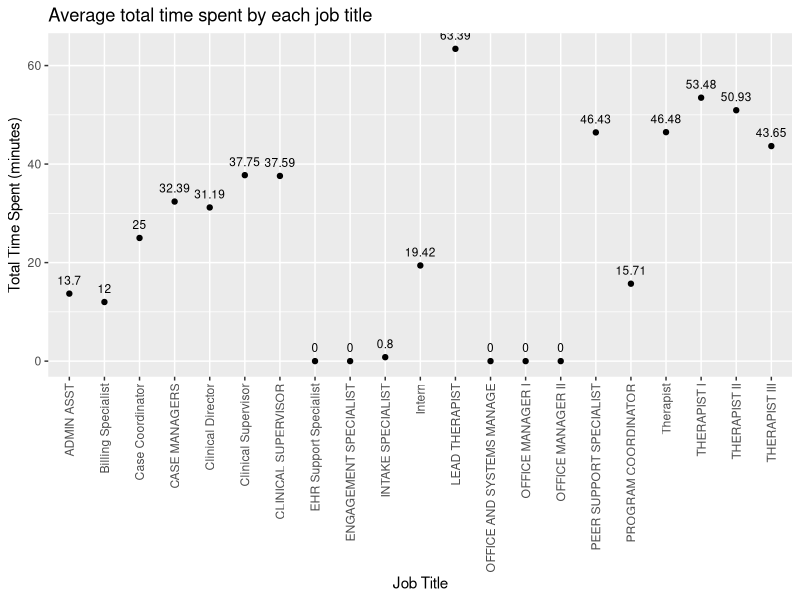

R code for this plot:
library(ggplot2)
library(tidyverse)

#Reading the HFS Data as csv into a variable
hfsData <- read.csv("HFS Service Data.csv")

#Grouping the HFS data by 'job_title' and finally calculating the mean of 'total_duration_num'
hfsData <- hfsData %>% group_by(job_title) %>% summarise(total_time_spent = mean(total_duration_num))

#Generating a Scatter Plot
ggplot(hfsData, aes(job_title, total_time_spent)) +
  ggtitle("Average total time spent by each job title") +
  xlab("Job Title") +
  ylab("Total Time Spent (minutes)") +
  geom_point() +
  geom_text(aes(label=round(total_time_spent, digits=2)), vjust=-1, color="Black", size=3)+
  scale_x_discrete(guide = guide_axis(angle = 90))
  
       